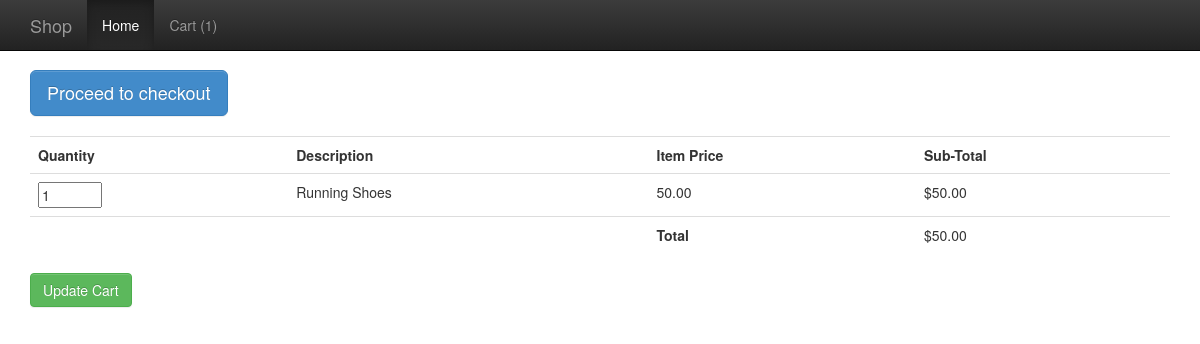
Screenshot of /index.php/shop/add/1 with the database file from the repository.
### tables this page shows
CREATE TABLE IF NOT EXISTS `products` (
  `product_id` int(11) NOT NULL AUTO_INCREMENT,
  `product_name` varchar(255) NOT NULL,
  `product_code` int(11) NOT NULL,
  `product_description` varchar(255) NOT NULL,
  `category_id` int(11) NOT NULL,
  `product_price` int(11) NOT NULL,
  PRIMARY KEY (`product_id`)
);

### application/controllers/Shop.php (called while the page is built, shortened)
<?php if (!defined('BASEPATH')) exit('No direct script access allowed');
class Shop extends MY_Controller {
  function __construct() {
    $this->load->library('cart');
    $this->load->helper('form');
    $this->load->helper('url');
    $this->load->helper('security');
    $this->load->model('Shop_model');
    $this->load->database();
    $this->load->library('form_validation');
  }
  public function add() {
    $product_id = $this->uri->segment(3);
    $query = $this->Shop_model->get_product_details($product_id);
    foreach($query->result() as $row) {
      $data = array(
        'id'   => $row->product_id,
        'qty' => 1,
        'price'  => $row->product_price,
        'name' => $row->product_name,
       );
    }
    $data['cat_query'] = $this->Shop_model->get_all_categories();
    $cart_contents = $this->session->userdata('cart_contents');
    $data['items'] = $cart_contents['total_items'];
    $this->load->view('common/header');
    $this->load->view('nav/top_nav', $data);
    $this->load->view('shop/display_cart', $data);
    $this->load->view('common/footer');
  }
}

### index.php (called while the page is built, shortened)
<?php
require_once BASEPATH.'core/CodeIgniter.php';

### application/models/Shop_model.php (called while the page is built, shortened)
<?php if ( ! defined('BASEPATH')) exit('No direct script access allowed');
class Shop_model extends CI_Model {
  public function get_product_details($product_id) {
    $this->db->where('product_id', $product_id);
    $query = $this->db->get('products');
    return $query;
  }
}

### application/views/shop/display_cart.php (the view, shortened to what this page needs)
<?php echo anchor('shop/user_details', $this->lang->line('display_cart_proceed_to_checkout'), 'type="button" class="btn btn-primary btn-lg"') ; ?>
<br /><br />
<?php echo form_open('shop/update_cart'); ?>
<table class="table">
  <tr>
    <th><?php echo $this->lang->line('display_cart_quantity') ; ?></th>
    <th><?php echo $this->lang->line('display_cart_description') ; ?></th>
    <th><?php echo $this->lang->line('display_cart_item_price') ; ?></th>
    <th><?php echo $this->lang->line('display_cart_sub_total') ; ?></th>
  </tr>
  <?php $i = 1; ?>
  <?php foreach ($this->cart->contents() as $items): ?>
    <tr>
      <td><?php echo form_input(array('name' => $i . '[qty]', 'value' => $items['qty'], 'maxlength' => '3', 'size' => '5')); ?></td>
      <td>
        <?php echo $items['name']; ?>
      </td>
      <td><?php echo $this->cart->format_number($items['price']); ?></td>
      <td>$<?php echo $this->cart->format_number($items['subtotal']); ?></td>
    </tr>
    <?php $i++; ?>
  <?php endforeach; ?>
  <tr>
    <td colspan="2"> </td>
    <td><strong>Total</strong></td>
    <td>$<?php echo $this->cart->format_number($this->cart->total()); ?></td>
  </tr>
</table>
<p><?php echo form_submit('', $this->lang->line('display_cart_update_cart'), 'class="btn btn-success"'); ?></p>
<?php echo form_close() ; ?>

### application/views/nav/top_nav.php (shortened to what this page needs)
<div class="navbar navbar-inverse navbar-fixed-top" role="navigation">
  <div class="container">
    <div class="navbar-header">
      <a class="navbar-brand" href="<?php echo base_url() ; ?>"><?php echo $this->lang->line('system_system_name'); ?></a>
    </div>
    <div class="navbar-collapse collapse">
      <ul class="nav navbar-nav">
        <li class="active"><?php echo anchor('shop', $this->lang->line('nav_home')) ; ?></li>
        <li><?php echo anchor('shop/display_cart', ($items > 0) ? $this->lang->line('nav_cart_count') . '(' . $items . ')' : $this->lang->line('nav_cart_count') .'(0)') ; ?></li>
      </ul>
    </div>
  </div>
</div>
<div class="container theme-showcase" role="main">

### rows the page displays
products: product_id "Cart (1)", form_input "1", product_name "Running Shoes", product_price "50.00"

### other values shown
$this->lang->line('system_system_name') "Shop"
anchor('shop', $this->lang->line('nav_home')) "Home"
$this->lang->line('display_cart_quantity') "Quantity"
$this->lang->line('display_cart_description') "Description"
$this->lang->line('display_cart_item_price') "Item Price"
$this->lang->line('display_cart_sub_total') "Sub-Total"
$this->cart->format_number($this->cart->total()) "50.00"
